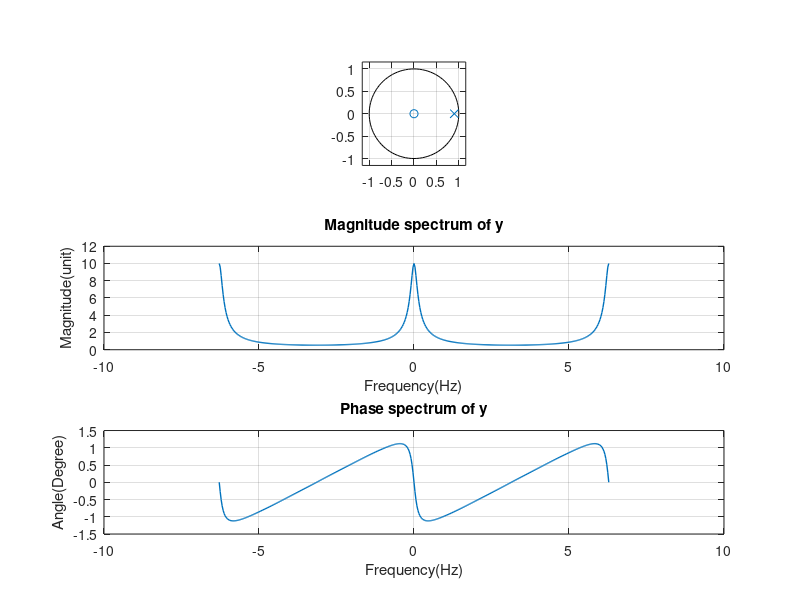

The MATLAB source for this figure:
clc;
clear all;		
w = -2*pi:pi/100:2*pi;
a = [1 -0.9];
b = [1 0];
subplot(3,1,1);
zplane(b,a);
y=freqz(b,a,w);
grid on;

subplot(3,1,2);
plot(w,abs(y),'linewidth',1);
title('Magnitude spectrum of y');
xlabel('Frequency(Hz)');
ylabel('Magnitude(unit)');
grid on;

subplot(3,1,3);
plot(w,angle(y),'linewidth',1);
title('Phase spectrum of y');
xlabel('Frequency(Hz)');
ylabel('Angle(Degree)');
grid on;

